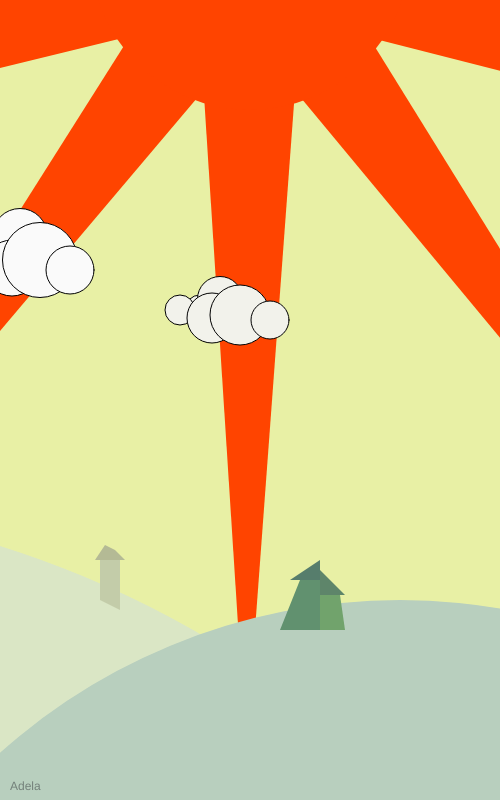
Frame 1 (no input)
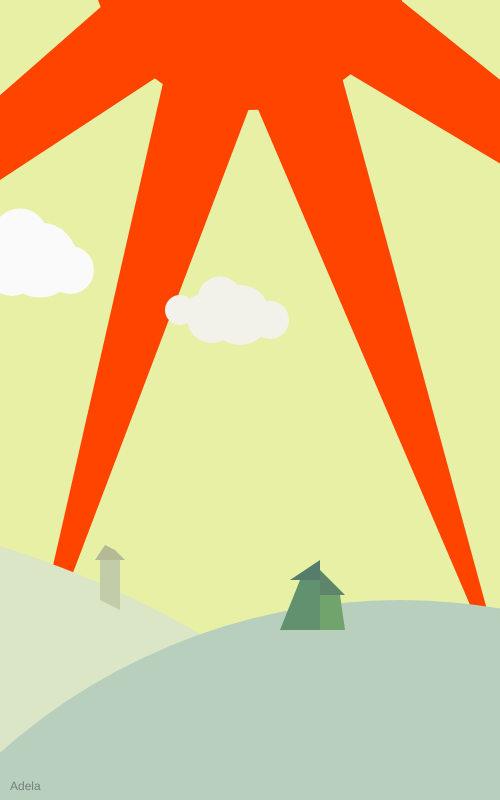
Frame 60 (no input)
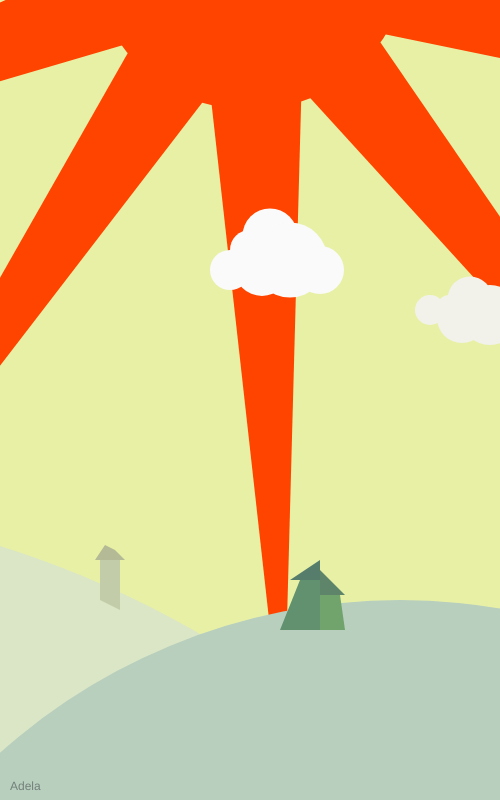
Frame 120 (the mouse pressed at the canvas centre since frame 60)

The p5.js sketch that drew these frames (run headless with seeded random() and noise() and a simulated clock; from frame 60 on, the mouse is pressed at the canvas centre):

// p5.js sketch
// ── sketch.js
// Project Title
// Your Name
// Date
//
// Extra for Experts:
// - describe what you did to take this project "above and beyond"

let valueR = 232;
let valueG = 240;
let valueB = 165;

function setup() {
  createCanvas(500, 800);
  angleMode(DEGREES);
}

function drawSun(){
  push();
  noStroke();
  fill (255, 68, 0);
  // change the origin to top middle and move up 50 pixels
  translate(width/2,-50);

  // let it rotate
  let angle = frameCount * .28;
  rotate(angle);

  //triangles around the sun
  //i dont know why im using quad() but
  quad (-45, 150, 45, 150, 0, 800);//1
  rotate(36);

  quad (-45, 150, 45, 150, 0, 800);//2
  rotate(36);

  quad (-45, 150, 45, 150, 0, 800);//3
  rotate(36);

  quad (-45, 150, 45, 150, 0, 800);//4
  rotate(36);

  quad (-45, 150, 45, 150, 0, 800);//5
  rotate(36);

  quad (-45, 150, 45, 150, 0, 800);//6
  rotate(36);

  quad (-45, 150, 45, 150, 0, 800);//7
  rotate(36);

  quad (-45, 150, 45, 150, 0, 800);//8
  rotate(36);

  quad (-45, 150, 45, 150, 0, 800);//9
  rotate(36);
  
  quad (-45, 150, 45, 150, 0, 800);//10
  rotate(36);

  

  //the circle
  circle (0, 0, 320);
  pop();

}

function drawBackground(){
  noStroke();

  // the ground
  fill (218, 230, 197); // back one
  circle (-300, 1500, 2000);
  fill (184, 207, 190);// front one
  circle (400, 1200, 1200);

  // the house in the front
  fill(97, 145, 111);// left house
  quad(300 ,580, 320, 580, 320, 630, 280, 630);
  fill(86, 125, 108);// left roof
  quad(290, 580, 320, 580, 320, 560);
  fill(113, 163, 108);//right house
  quad(320, 595, 340, 595, 345, 630, 320, 630);
  fill(94, 133, 106);//right roof
  quad(320, 595, 345, 595, 320, 570);

  // house at the back
  fill(195, 204, 169);//house
  quad(100 ,560, 120, 560, 120, 610, 100, 600);
  fill(180, 186, 149);//roof
  quad(95, 560,105, 545, 115, 550, 125, 560);

}

function drawCloud(){
  let cx = mouseX ; 
  let cy = 250 ;
  fill (250,250,250);//white cloud
  circle (cx, cy, 40);
  circle (cx+20, cy-14, 55);
  circle (cx-20, cy+20, 40);
  circle (cx+12, cy+18, 56);
  circle (cx+40, cy+10, 75);
  circle (cx+70, cy+20, 48);

  cy = 200;
  fill (242, 242, 235);//grey cloud
  circle (cx+200, cy+110, 30);
  circle (cx+220, cy+99, 45);
  circle (cx+180, cy+110, 30);
  circle (cx+212, cy+118, 50);
  circle (cx+240, cy+115, 60);
  circle (cx+270, cy+120, 38);
  

}

//change sky color
function mouseClicked() {
  if (valueR === 232 && valueG === 240 && valueB === 165) {
    valueR = 250;
    valueG = 207;
    valueB = 87;
  } else {
    valueR = 232;
    valueG = 240;
    valueB = 165;
  }
}

function draw() {
  background(valueR, valueG, valueB);
  drawSun();
  drawCloud();
  drawBackground();

  //sign
  fill(115, 128, 122) ;
  text("Adela", 10, 790);
}
